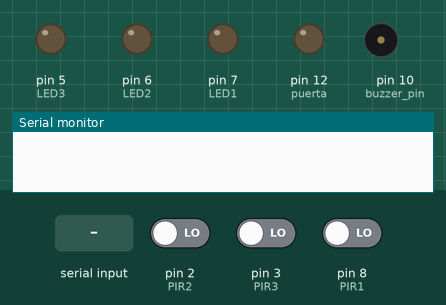
The sketch below on a simulated Arduino Uno, built with avr-gcc and run on an emulated ATmega328P. Shown: output pins drawn as LEDs (lit = HIGH), buzzer (waves = sounding, pin HIGH), the last lines printed to the serial monitor. Inputs (shaded band) come from the test bench; at power-on: pin 8 (PIR1) LOW, pin 2 (PIR2) LOW, pin 3 (PIR3) LOW.

Above: at 1.2 s.
1.3 s: "1" received over Serial
At 2.5 s:
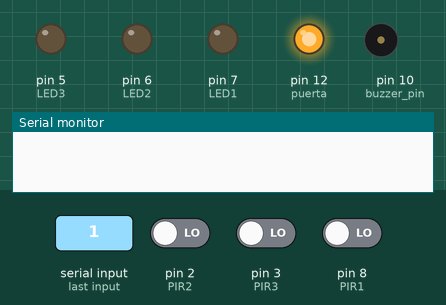
2.8 s: "2" received over Serial
At 4.1 s:
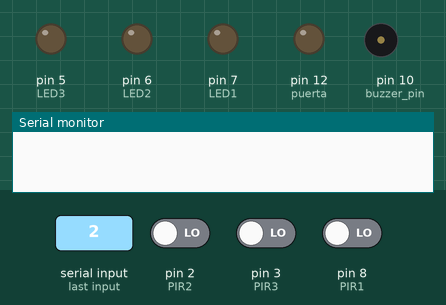
5.8 s: "4" received over Serial
At 6.9 s:
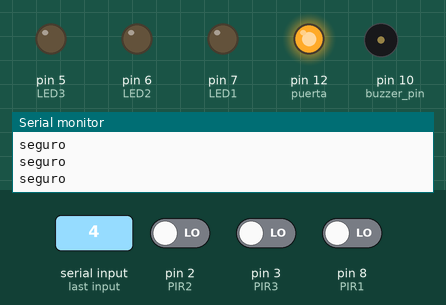
7.7 s: pin 8 (PIR1) driven HIGH
At 8.9 s:
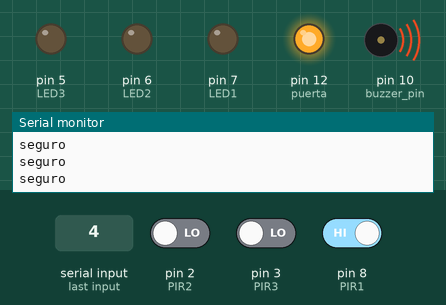
9.2 s: "3" received over Serial
At 9.9 s:
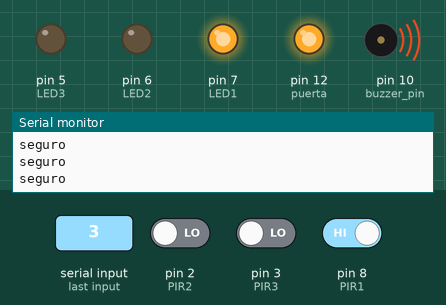
10.7 s: "2" received over Serial
At 11.3 s:
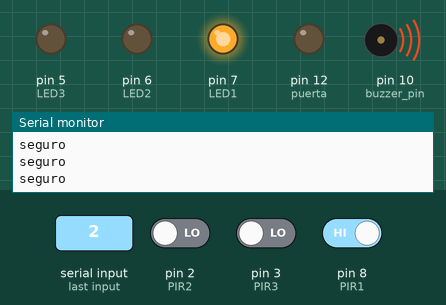
Timing chart, 0 to 13.7 s (numbered marks = the images above; inputs shaded):
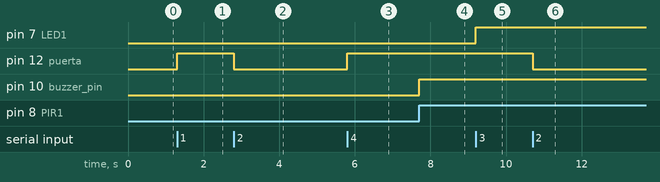

Measured:
- after the input at 1.3 s, pin 12 (puerta): LOW → HIGH at once
- after the input at 2.8 s, pin 12 (puerta): HIGH → LOW at once
- after the input at 5.8 s, pin 12 (puerta): LOW → HIGH at once
- after the input at 7.7 s, pin 10 (buzzer_pin): LOW → HIGH at once
- after the input at 9.2 s, pin 7 (LED1): LOW → HIGH at once
- after the input at 10.7 s, pin 12 (puerta): HIGH → LOW at once

The sketch:

RUEBA_GPT.ino
```cpp
// Puerta Principal (Bluetooth) //
int puerta = 12;
char letra;

// Alarma y PIRes //
int LED1 = 7;
int PIR1 = 8;

int LED2 = 6;
int PIR2 = 2;

int LED3 = 5;
int PIR3 = 3;

int value = 0;
int value2 = 0;
int value3 = 0;

const byte buzzer_pin = 10;

void setup() {
  // Puerta Principal //
  pinMode(puerta, OUTPUT);
  Serial.begin(9600);

  // Alarma Y PIRes //
  pinMode(LED1, OUTPUT);
  pinMode(PIR1, INPUT);

  pinMode(LED2, OUTPUT);
  pinMode(PIR2, INPUT);

  pinMode(LED3, OUTPUT);
  pinMode(PIR3, INPUT);

  pinMode(buzzer_pin, OUTPUT);
}

void loop() {
  // Puerta (Bluetooth) y Alarmas //
  if (Serial.available() > 0) {
    letra = Serial.read();
  }

  switch (letra) {
    case '1':
      digitalWrite(puerta, HIGH);
      break;

    case '2':
      digitalWrite(puerta, LOW);
      delay(30);
      digitalWrite(puerta, HIGH);
      break;

    case '3':
      value = digitalRead(PIR1);
      value2 = digitalRead(PIR2);
      value3 = digitalRead(PIR3);

      digitalWrite(LED1, value);
      digitalWrite(LED2, value2);
      digitalWrite(LED3, value3);
      break;

    case '4':
      value = digitalRead(PIR1);
      if (value == 1) {
        digitalWrite(buzzer_pin, HIGH);   // encender buzzer
        // analogWrite(buzzer_pin, 200); // si es buzzer pasivo
      } else {
        digitalWrite(buzzer_pin, LOW);
        Serial.println("seguro");
      }
      break;
  }
}
```
